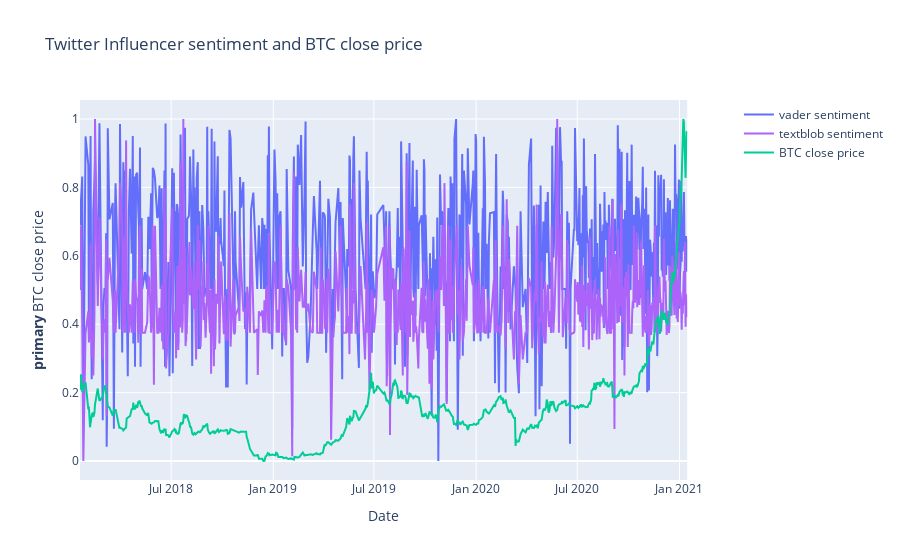

The code cell stored with this chart in its notebook:
### Code cell
# Create figure with secondary y-axis
fig = make_subplots(specs=[[{"secondary_y": True}]])

# Add traces


fig.add_trace(
    go.Scatter(x=infsentiment_scaleddf.Date, y=infsentiment_scaleddf.vader_compound, name="vader sentiment"),
    secondary_y=False,
)


fig.add_trace(
    go.Scatter(x=infsentiment_scaleddf.Date, y=infsentiment_scaleddf.textblob, name="textblob sentiment",line=dict(color="#AB63FA")),
    secondary_y=False,
)

fig.add_trace(
    go.Scatter(x=infsentiment_scaleddf.Date, y=infsentiment_scaleddf.Close, name="BTC close price"),
    secondary_y=False,
)

# Add figure title
fig.update_layout(
    title_text="Twitter Influencer sentiment and BTC close price"
)

# Set x-axis title
fig.update_xaxes(title_text="Date")

# Set y-axes titles
fig.update_yaxes(title_text="<b>primary</b> BTC close price", secondary_y=False)
fig.update_yaxes(title_text="<b>secondary</b> Vader sentiment compound", secondary_y=True)

fig.show()

### Figure 1 — Plotly figure (JSON) as saved in the notebook; plotly's stock layout.template omitted (floating-point values rounded to 4 significant figures; data arrays with more than 128 entries replaced by an {"elided": "..."} marker saying what was removed)
{"data": [{"name": "vader sentiment", "type": "scatter", "x": {"elided": "682 str values"}, "xaxis": "x", "y": {"elided": "682 float values"}, "yaxis": "y"}, {"line": {"color": "#AB63FA"}, "name": "textblob sentiment", "type": "scatter", "x": {"elided": "682 str values"}, "xaxis": "x", "y": {"elided": "682 float values"}, "yaxis": "y"}, {"name": "BTC close price", "type": "scatter", "x": {"elided": "682 str values"}, "xaxis": "x", "y": {"elided": "682 float values"}, "yaxis": "y"}], "layout": {"title": {"text": "Twitter Influencer sentiment and BTC close price"}, "xaxis": {"anchor": "y", "domain": [0, 0.94], "title": {"text": "Date"}}, "yaxis": {"anchor": "x", "domain": [0, 1], "title": {"text": "<b>primary</b> BTC close price"}}, "yaxis2": {"anchor": "x", "overlaying": "y", "side": "right", "title": {"text": "<b>secondary</b> Vader sentiment compound"}}}}
